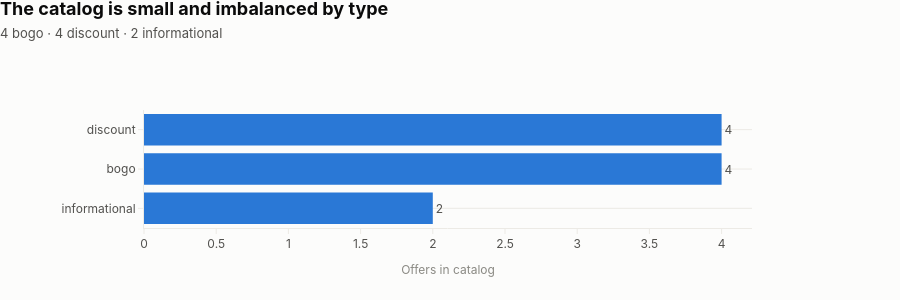
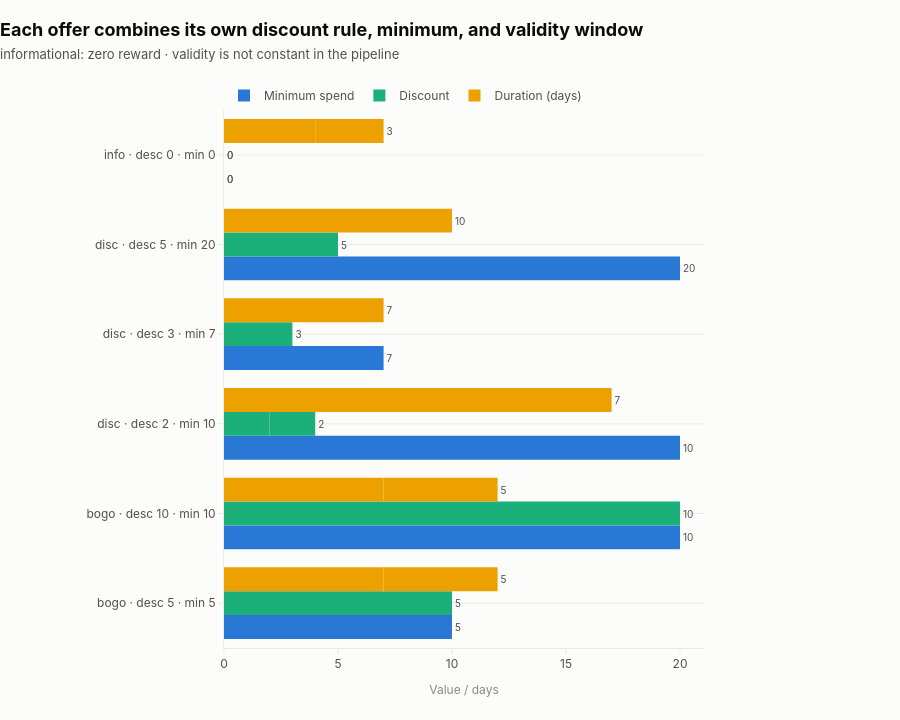

The notebook cell saved with these charts, in order:
### Markdown cell above
## 3. Offer catalog

Source: raw. Summarizes types, discounts, minimums, duration, and channels of available offers to understand the decision space.

### Code cell
from src import viz
from src.viz import format_pt_br, grouped_bars, horizontal_bars

# SPARK REDUCE
catalogo = (
    offers.select("id", "offer_type", "min_value", "duration", "discount_value", "channels")
    .toPandas()
    .sort_values(["offer_type", "discount_value", "min_value"])
    .reset_index(drop=True)
)

por_tipo = (
    catalogo.groupby("offer_type", as_index=False)
    .agg(
        ofertas=("id", "count"),
        min_medio=("min_value", "mean"),
        desconto_medio=("discount_value", "mean"),
        duracao_media=("duration", "mean"),
    )
)

# PANDAS ANALYSIS
catalogo_plot = catalogo.assign(
    rotulo=lambda d: (
        d["offer_type"].str[:4]
        + " · desc "
        + d["discount_value"].astype(int).astype(str)
        + " · min "
        + d["min_value"].astype(int).astype(str)
    ),
)

display(catalogo)
display(por_tipo.round(1))

print(
    f"{len(catalogo)} offers, {catalogo['offer_type'].nunique()} tipos — "
    f"informational has zero discount and minimum; duration ranges from "
    f"{int(catalogo['duration'].min())} a {int(catalogo['duration'].max())} days."
)

horizontal_bars(
    por_tipo,
    category="offer_type",
    value="ofertas",
    title="The catalog is small and imbalanced by type",
    subtitle="4 bogo · 4 discount · 2 informational",
    xlabel="Offers in catalog",
    color=viz.palette()[0],
).show()

grouped_bars(
    catalogo_plot.sort_values(["offer_type", "discount_value"]),
    category="rotulo",
    series=["min_value", "discount_value", "duration"],
    series_names=["Minimum spend", "Discount", "Duration (days)"],
    orientation="h",
    title="Each offer combines its own discount rule, minimum, and validity window",
    subtitle="informational: zero reward · validity is not constant in the pipeline",
    xlabel="Value / days",
    value_label="%{x:.0f}",
).show()

### Figure 1 — Plotly figure (JSON) as saved in the notebook; plotly's stock layout.template omitted (floating-point values rounded to 4 significant figures)
{"data": [{"cliponaxis": false, "hovertemplate": "%{y}<br>%{x:,.0f}<extra></extra>", "marker": {"color": "#2a78d6", "line": {"width": 0}}, "orientation": "h", "text": ["2", "4", "4"], "textfont": {"color": "#52514e", "size": 12}, "textposition": "outside", "type": "bar", "x": [2, 4, 4], "y": ["informational", "bogo", "discount"]}], "layout": {"height": 300, "margin": {"b": 72, "l": 144, "r": 148, "t": 110}, "showlegend": false, "title": {"text": "<b>The catalog is small and imbalanced by type</b><br><span style='font-size:13px;color:#52514e'>4 bogo · 4 discount · 2 informational</span>"}, "xaxis": {"automargin": true, "title": {"text": "Offers in catalog"}}, "yaxis": {"automargin": true, "title": {"text": ""}}}}

### Figure 2 — Plotly figure (JSON) as saved in the notebook; plotly's stock layout.template omitted (floating-point values rounded to 4 significant figures)
{"data": [{"cliponaxis": false, "marker": {"color": "#2a78d6", "line": {"width": 0}}, "name": "Minimum spend", "orientation": "h", "text": [5.0, 5.0, 10.0, 10.0, 10.0, 10.0, 7.0, 20.0, 0.0, 0.0], "textfont": {"color": "#52514e", "size": 10}, "textposition": "outside", "texttemplate": "%{x:.0f}", "type": "bar", "x": [5, 5, 10, 10, 10, 10, 7, 20, 0, 0], "y": ["bogo · desc 5 · min 5", "bogo · desc 5 · min 5", "bogo · desc 10 · min 10", "bogo · desc 10 · min 10", "disc · desc 2 · min 10", "disc · desc 2 · min 10", "disc · desc 3 · min 7", "disc · desc 5 · min 20", "info · desc 0 · min 0", "info · desc 0 · min 0"]}, {"cliponaxis": false, "marker": {"color": "#1baf7a", "line": {"width": 0}}, "name": "Discount", "orientation": "h", "text": [5.0, 5.0, 10.0, 10.0, 2.0, 2.0, 3.0, 5.0, 0.0, 0.0], "textfont": {"color": "#52514e", "size": 10}, "textposition": "outside", "texttemplate": "%{x:.0f}", "type": "bar", "x": [5, 5, 10, 10, 2, 2, 3, 5, 0, 0], "y": ["bogo · desc 5 · min 5", "bogo · desc 5 · min 5", "bogo · desc 10 · min 10", "bogo · desc 10 · min 10", "disc · desc 2 · min 10", "disc · desc 2 · min 10", "disc · desc 3 · min 7", "disc · desc 5 · min 20", "info · desc 0 · min 0", "info · desc 0 · min 0"]}, {"cliponaxis": false, "marker": {"color": "#eda100", "line": {"width": 0}}, "name": "Duration (days)", "orientation": "h", "text": [7.0, 5.0, 7.0, 5.0, 10.0, 7.0, 7.0, 10.0, 4.0, 3.0], "textfont": {"color": "#52514e", "size": 10}, "textposition": "outside", "texttemplate": "%{x:.0f}", "type": "bar", "x": [7.0, 5.0, 7.0, 5.0, 10.0, 7.0, 7.0, 10.0, 4.0, 3.0], "y": ["bogo · desc 5 · min 5", "bogo · desc 5 · min 5", "bogo · desc 10 · min 10", "bogo · desc 10 · min 10", "disc · desc 2 · min 10", "disc · desc 2 · min 10", "disc · desc 3 · min 7", "disc · desc 5 · min 20", "info · desc 0 · min 0", "info · desc 0 · min 0"]}], "layout": {"barmode": "group", "height": 720, "margin": {"b": 72, "l": 224, "r": 196, "t": 110}, "showlegend": true, "title": {"text": "<b>Each offer combines its own discount rule, minimum, and validity window</b><br><span style='font-size:13px;color:#52514e'>informational: zero reward · validity is not constant in the pipeline</span>"}, "xaxis": {"automargin": true, "title": {"text": "Value / days"}}, "yaxis": {"automargin": true, "title": {}}}}
